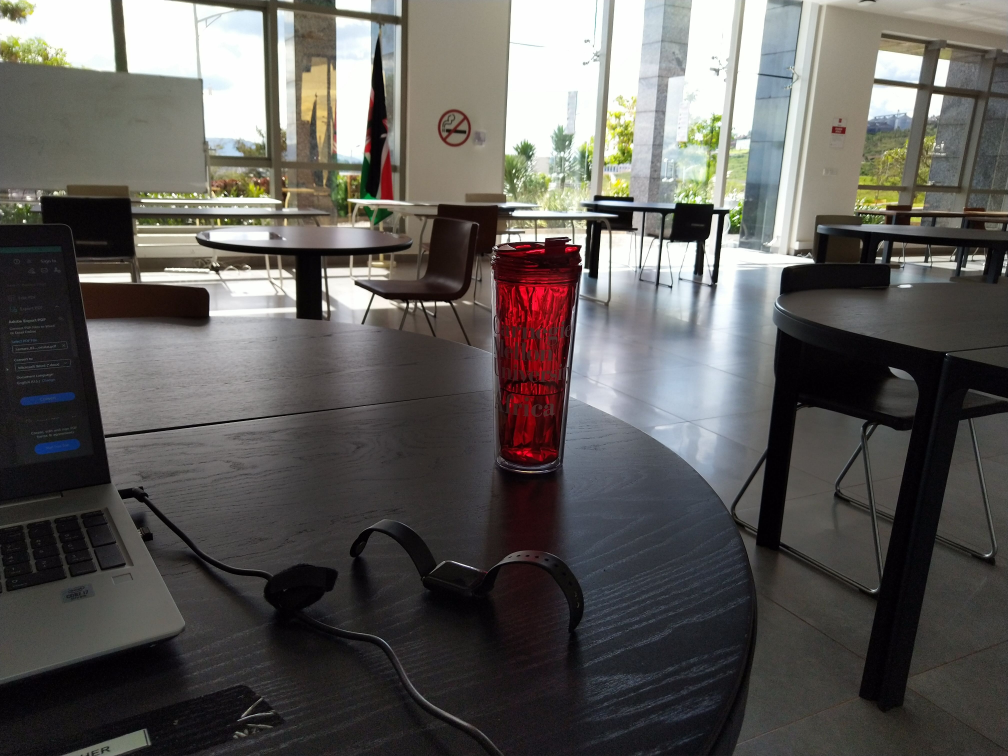
#> input picture lab_04/resourceCentre.jpg, 4032 x 3024 px (shown at 1/4 size)
$ python lab04_flat_projection.py
#> lines starting #> are read from the running program, lines starting #| are printed output that depends on the picture
# -*- coding: utf-8 -*-
"""
Created on Sat Nov 28 14:34:19 2020

@author: COURAGE
"""

def flat_projection(input_image_name, output_image_name):
    '''This function creates a flat projection of an input image and gives an output of the projection'''
#> called with input_image_name = 'resourceCentre.jpg', output_image_name = 'lab04_flatProjectionOutput.jpg'
    from PIL import Image
    import numpy as np
    import math

    #Import Image
    image = Image.open(input_image_name)
#> image is the input picture: PIL image 4032x3024 RGB; mean R, G, B 94.7, 92.4, 89.5

    #Resize Image

    ratio = 1024/image.size[0]
#> ratio = 0.254
    resized_image = image.resize((round(image.size[0]*ratio), round(image.size[1]*ratio)))
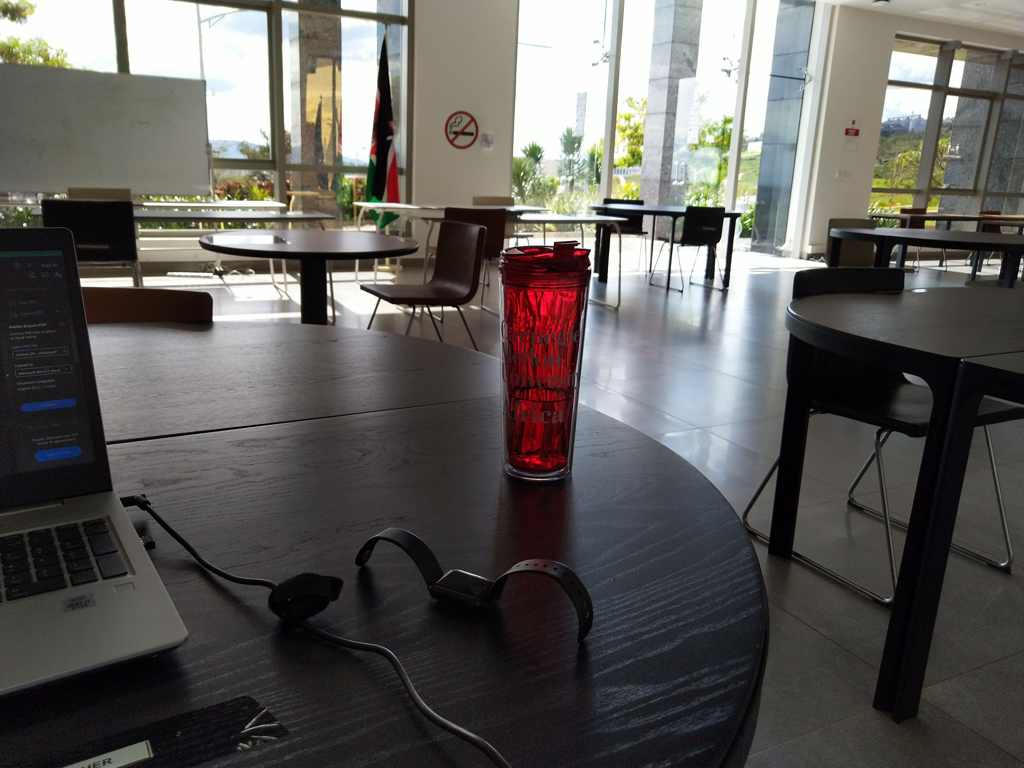
#> resized_image: PIL image 1024x768 RGB; mean R, G, B 94.7, 92.4, 89.5

    resized_image_array = np.asarray(resized_image, np.uint8)

    #Initialize a black image
    black_image = np.zeros((2048, 2048, 3), np.uint8)

    #Image.fromarray(black_image).show()

    N = 2048 #The width and height of the output image
    z = 1024  #The distance of the viewer from the image

    # Calculating the maximum latitute and longitude
    max_long = math.atan(black_image.shape[1]/(2*z))
    max_lat = math.atan(black_image.shape[0]/(2*z))

    # Declaring a list of a;; the angles to loop through in the image for lat and long
    angles = np.arange(-math.pi/2, math.pi/2, math.pi/N)

    # loop through the rows of the output image
    for row in range(black_image.shape[0]):
        lat  = angles[row] #assign values to latitude by indexing into the angles list

        #loop through the columns of the output image
        for col in range(black_image.shape[1]):
            long = angles[col] # assign values to the longitude

            # Check if the longitude and latitude fall within the range for the max values
            if (long <= max_long) and (lat <= max_lat) and (long >= -max_long) and (lat >= -max_lat):

                #Calculate r, x, and y
                r = z / (math.cos(lat) * math.cos(long))
                x = r * math.cos(lat) * math.sin(long)
                y = r * math.sin(lat)

                # Convert (x, y) from CICS to PICS (a, b)
                (c1, c2) = (resized_image_array.shape[1]/2, resized_image_array.shape[0]/2)
                a = round(x + c1)
                b = round(y + c2)

                #Check if the PICS equivalent is inside the output image pixel range
                if (a < resized_image_array.shape[1]) and (b < resized_image_array.shape[0]) and (a >= 0) and (b >= 0):
                    #Assign pixel colors to the output image
                    black_image[row, col] = resized_image_array[b, a]
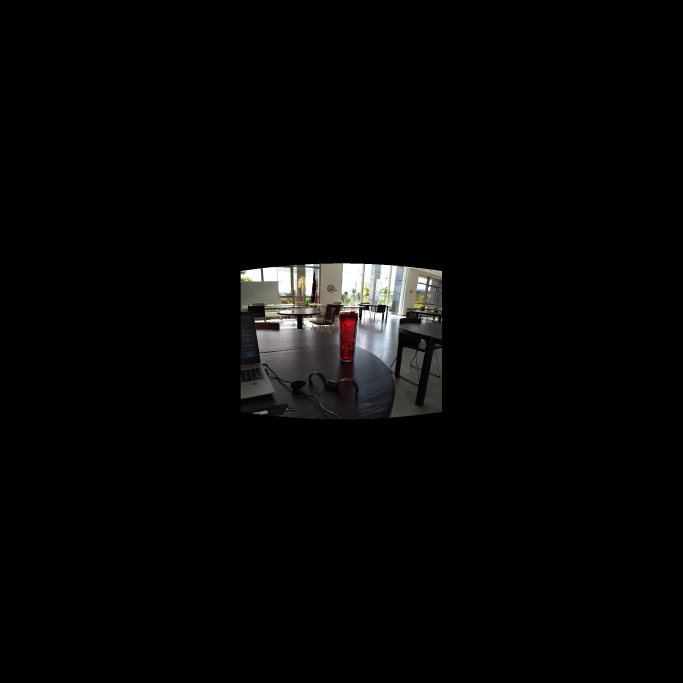
#> black_image: shape (2048, 2048, 3) (shown at 1/3 size); mean R, G, B 6.2, 6.1, 5.9

    #Show the image
    Image.fromarray(black_image).show()

    #Save the image to an output file
    Image.fromarray(black_image).save(output_image_name)

    return print("Successfully created a flat projection of %s as %s" %(input_image_name, output_image_name))


# Run the flat projection function on an image
flat_projection("resourceCentre.jpg", "lab04_flatProjectionOutput.jpg")
